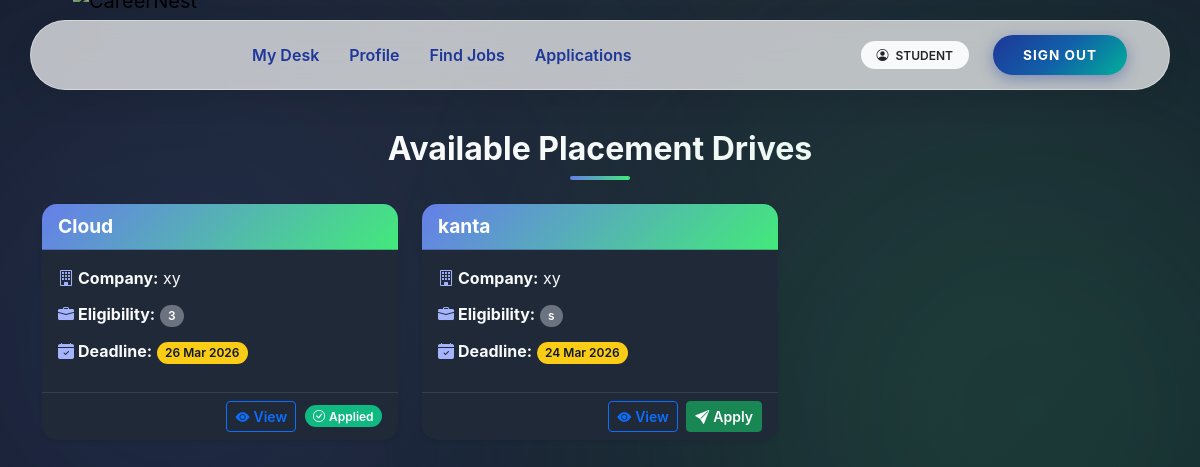
Page /student/drives (signed in) on the earlier database version.
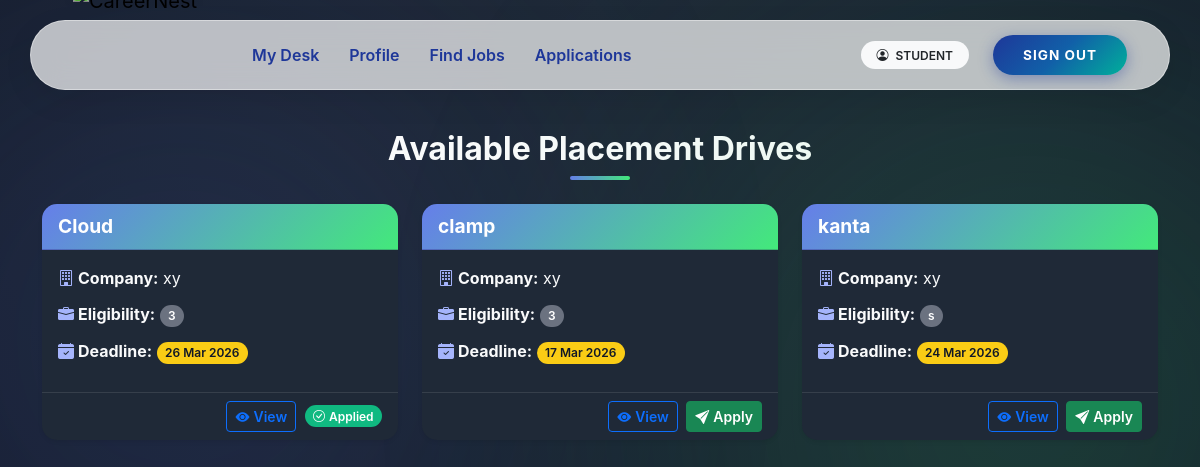
Same page on the later database version.
### app/models.py (models this page shows)
class PlacementDrive(db.Model):
    __tablename__ = "placement_drives"
    drive_id = db.Column(db.Integer, primary_key=True)
    company_id = db.Column(
        db.Integer,
        db.ForeignKey("companies.user_id", ondelete="CASCADE"),
        nullable=False
    )
    job_title = db.Column(db.String(150), nullable=False)
    job_description = db.Column(db.Text, nullable=False)
    eligibility = db.Column(db.String(200))
    application_deadline = db.Column(db.Date)
    status = db.Column(db.String(20), default="Pending")
    created_at = db.Column(db.DateTime, default=datetime.utcnow)
    company = db.relationship("Company", back_populates="drives")
    applications = db.relationship(
        "Application",
        back_populates="drive",
        cascade="all, delete-orphan"
    )

class Company(db.Model):
    __tablename__ = "companies"
    user_id = db.Column(
        db.Integer,
        db.ForeignKey("users.user_id", ondelete="CASCADE"),
        primary_key=True
    )
    company_name = db.Column(db.String(150), nullable=False)
    industry = db.Column(db.String(100))
    location = db.Column(db.String(200))
    website = db.Column(db.String(200))
    contact_person = db.Column(db.String(100))
    contact_phone = db.Column(db.String(20))
    description = db.Column(db.Text)
    user = db.relationship("User", back_populates="company")
    drives = db.relationship(
        "PlacementDrive",
        back_populates="company",
        cascade="all, delete-orphan"
    )

### app/student/routes.py (the view)
@student_bp.route('/drives')
@login_required
@role_required('student')
def drives():
    today = date.today()
    profile = get_student_profile()
    drives = PlacementDrive.query.join(Company).filter(
    PlacementDrive.status == 'Approved',
    PlacementDrive.application_deadline >= today
).all()
    applied_drive_ids = [
        app.drive_id for app in
        Application.query.filter_by(student_id=profile.user_id).all()
    ]
    return render_template(
        'student/drives.html',
        drives=drives,
        applied_drive_ids=applied_drive_ids
    )

### app/student/routes.py (called while the page is built)
def get_student_profile():
    return Student.query.filter_by(user_id=current_user.user_id).first()

### app/utils.py (called while the page is built)
def role_required(required_role):
    def decorator(f):
        @wraps(f)
        def decorated_function(*args, **kwargs):
            if not current_user.is_authenticated:
                abort(401)
            if current_user.role != required_role:
                abort(403)
            if required_role in ["student", "company"] and not current_user.is_approved:
                abort(403)
            if current_user.is_blacklisted:
                abort(403)
            return f(*args, **kwargs)
        return decorated_function
    return decorator

### app/templates/student/drives.html (shortened to what this page needs)
{% extends 'base.html' %}
{% block content %}
<h2 class="mb-4">Available Placement Drives</h2>
<div class="row row-cols-1 row-cols-md-2 row-cols-lg-3 g-4">
  {% for drive in drives %}
    {% set already_applied = applied_drive_ids and drive.drive_id in applied_drive_ids %}
    <div class="col">
      <div class="card h-100 shadow-sm">
        <div class="card-header">
          {{ drive.job_title }}
        </div>
        <div class="card-body">
          <p><i class="bi bi-building me-1"></i><strong>Company:</strong> {{ drive.company.company_name }}</p>
          <p><i class="bi bi-briefcase-fill me-1"></i><strong>Eligibility:</strong>
            <span class="badge bg-secondary">{{ drive.eligibility or 'N/A' }}</span>
          </p>
          <p><i class="bi bi-calendar-check-fill me-1"></i><strong>Deadline:</strong>
            <span class="badge bg-warning text-dark">
              {{ drive.application_deadline.strftime('%d %b %Y') if drive.application_deadline else 'N/A' }}
            </span>
          </p>
        </div>
        <div class="card-footer text-end">
          <a href="{{ url_for('student.drive_detail', drive_id=drive.drive_id) }}"
             class="btn btn-outline-primary btn-sm me-1">
            <i class="bi bi-eye-fill me-1"></i>View
          </a>
          {% if already_applied %}
            <span class="badge bg-success"><i class="bi bi-check-circle me-1"></i>Applied</span>
          {% else %}
            <form method="post" action="{{ url_for('student.apply_drive', drive_id=drive.drive_id) }}" style="display:inline;">
              <button type="submit" class="btn btn-success btn-sm">
                <i class="bi bi-send-fill me-1"></i>Apply
              </button>
            </form>
          {% endif %}
        </div>
      </div>
    </div>
  {% else %}
    <div class="col-12">
      <div class="alert alert-info text-center shadow-sm">
        No drives available at the moment.
      </div>
    </div>
  {% endfor %}
</div>
{% endblock %}

Differences in the rows shown:
now on this page (row edited): PlacementDrive: job_title "clamp", company.company_name "xy", eligibility "3", application_deadline "17 Mar 2026"
